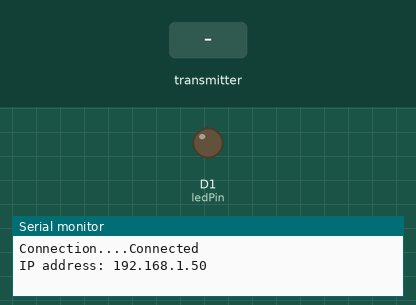
Simulated run of this program. Board: ESP8266 (Wemos D1 mini). Shown: output pins drawn as LEDs (lit = HIGH), the last lines printed to the serial monitor. The test bench sets the inputs (shaded band). WiFi joins after 1.5 s; servers stay silent unless stated; storage starts empty.

Above: at 3.2 s.
3.3 s: the transmitter starts sending buttonState = 1
At 3.6 s:
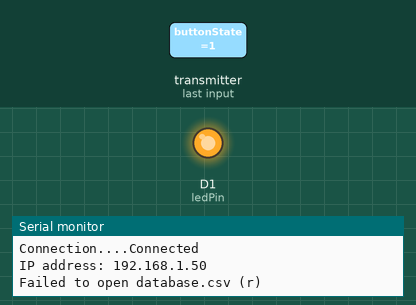
6.3 s: the transmitter starts sending buttonState = 0
At 7.1 s:
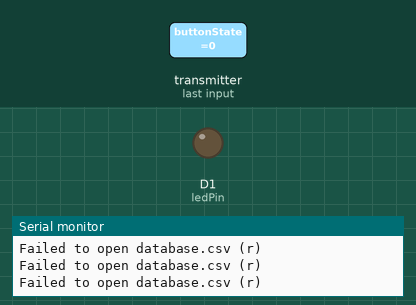
Timing chart, 0 to 9.3 s (numbered marks = the images above; inputs shaded):
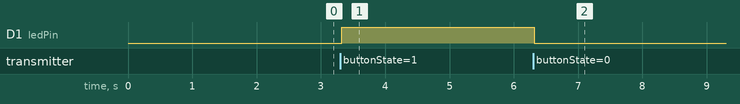

The program:

main.cpp
```cpp
#include <Arduino.h>
#include <ESP8266WebServer.h>

#include "../include/config.h"
#include "../include/initPins.h"
#include "../include/initESPNOW.h"
#include "../include/initWiFi.h"
#include "../include/LittleFSFunctions.h"

extern ESP8266WebServer server;

bool buttonState = false;
bool flagLightLed = false;
bool flagStopLed = false;

void setup() {
  Serial.begin(115200);
  initPins();
  initLittleFS();
  initESPNOW();
  initWiFi();
}

void loop() {
  server.handleClient();

  if (buttonState == true)
  {
    if (flagLightLed == true)
    {
      digitalWrite(ledPin, HIGH);
      updateDB();
      flagLightLed = false;
    }
  }
  else
  {
    if (flagStopLed == true)
    {
      digitalWrite(ledPin, LOW);
      updateDB();
      flagStopLed = false;
    }
  }
}
```

LittleFSFunctions.h
```cpp
#ifndef LITTLEFS_FUNCTIONS_H
#define LITTLEFS_FUNCTIONS_H

void initLittleFS();
void updateDB();

#endif // LITTLEFS_FUNCTIONS_H
```

html.h
```cpp
#ifndef HTML_H
#define HTML_H

extern const char* html;

#endif // HTML_H
```

initESPNOW.h
```cpp
#ifndef INIT_ESP_NOW_H
#define INIT_ESP_NOW_H

void handleReceive(uint8_t *macAddress, uint8_t *data, uint8_t len);
void initESPNOW();

#endif // INIT_ESP_NOW_H
```

initWiFi.h
```cpp
#ifndef INIT_WIFI_H
#define INIT_WIFI_H

void handleRoot();
void sendButtonState();
void handleButtonClick();
void sendDatabase();
void initWiFi();

#endif // INIT_WIFI_H
```

LittleFSFunctions.cpp
```cpp
#include <LittleFS.h>

#include "../include/LittleFSFunctions.h"

extern bool buttonState;

void initLittleFS()
{
    if (!LittleFS.begin())
    {
        Serial.println("LittleFS is not initialized");
        return;
    }
}

void updateDB()
{
    File dbRead = LittleFS.open("/database.csv", "r");
    if (!dbRead)
    {
        Serial.println("Failed to open database.csv (r)");
        return;
    }

    size_t sizeDB = dbRead.size();
    dbRead.close();

    File dbUpdate;
    if (sizeDB > 5000)
    {
        dbUpdate = LittleFS.open("/database.csv", "w");
    }
    else
    {
        dbUpdate = LittleFS.open("/database.csv", "a");
    }

    if (!dbUpdate)
    {
        Serial.println("Failed to open database.csv (w or a)");
        return;
    }

    String data = "Time: " + String(millis() / 1000) + " Led State: " + (buttonState ? "ON" : "OFF");
    dbUpdate.println(data);
    dbUpdate.close();
}
```

html.cpp
```cpp
#include "../include/html.h"

const char* html = R"rawliteral(
<!DOCTYPE html>
<html lang="en">
<head>
    <meta charset="UTF-8">
    <meta name="viewport" content="width=device-width, initial-scale=1.0">
    <title>Led</title>
    <style>
        .led {
            display: flex;
            margin: auto;
            width: 100px;
            height: 100px;
            border-style: solid;
        }

        .button {
            display: flex;
            margin: auto;
            margin-top: 10px;
            width: 200px;
            height: 50px;
            border: none;

            border-radius: 20px;
            background-color: #5d5be8;

            font-size: 20px;
            transition: linear 0.3s;
        }

        .button:active {
            transform: scale(1.1);
            background-color: #0c0c79;
        }

    </style>
</head>
<body>
    <div class="led" id="led"></div>
    <button class="button" onClick="sendCommand()">On/Off</button>
</body>
<script>
    let ledState = 0;

    function checkLedState() {
        const led = document.getElementById("led");
        let color;
        if (ledState == 0) {
            color = "#ffffff";
        } else {
            color = "#1f9c0e";
        }

        led.style.backgroundColor = color;
    }

    function sendCommand() {
        fetch("/click", {method: "POST"});
    }

    function getLedState() {
        fetch("/get_state", {method: "GET"})
            .then(response => response.text())
            .then(data => {
                ledState = data;
                console.log(ledState);
                checkLedState();
            })
            .catch(error => console.log(error))
    }

    setInterval(getLedState, 500);
</script>
</html>
)rawliteral";
```

initESPNOW.cpp
```cpp
#include <ESP8266WiFi.h>
#include <espnow.h>

#include "../include/initESPNOW.h"

extern void sendButtonState();
extern bool buttonState;
extern bool flagLightLed;
extern bool flagStopLed;

void handleReceive(uint8_t *macAddress, uint8_t *data, uint8_t len)
{
    memcpy(&buttonState, data, sizeof(buttonState));
    buttonState ? flagLightLed = true : flagStopLed = true;
    sendButtonState();
}

void initESPNOW()
{
    // Serial.print("MAC address: "); // 24:D7:EB:EF:59:E3
    // Serial.println(WiFi.macAddress());

    WiFi.mode(WIFI_STA);

    if (esp_now_init() != 0)
    {
        Serial.println("ESP_NOW don`t init");
        return;
    }

    esp_now_set_self_role(ESP_NOW_ROLE_SLAVE);
    esp_now_register_recv_cb(handleReceive);
}
```

initWiFi.cpp
```cpp
#include <ESP8266WiFi.h>
#include <ESP8266WebServer.h>
#include <LittleFS.h>

#include "../include/initWiFi.h"

#include "../include/config.h"
#include "../include/html.h"

extern bool buttonState;
extern bool flagLightLed;
extern bool flagStopLed;

ESP8266WebServer server(80);

void handleRoot()
{
    server.send(200, "text/html", html);
}

void sendButtonState()
{
    server.send(200, "text/plain", String(buttonState));
}

void handleButtonClick()
{
    buttonState = !buttonState;
    buttonState ? flagLightLed = true : flagStopLed = true;
    sendButtonState();
}

void sendDatabase()
{
    File db = LittleFS.open("/database.csv", "r");
    if (!db)
    {
        Serial.println("Failed to open database.csv (r) for sending");
        server.send(500, "textplain", "Failed to open database");
        return;
    }

    String dbContent = db.readString();
    db.close();

    server.send(200, "text/plain", dbContent);
}

void initWiFi()
{
    WiFi.begin(ssid, password);
    Serial.print("Connection...");
    while (WiFi.status() != WL_CONNECTED)
    {
        Serial.print(".");
        delay(2000);
    }
    Serial.println("Connected");
    Serial.print("IP address: ");
    Serial.println(WiFi.localIP());

    server.on("/", HTTP_GET, handleRoot);
    server.on("/click", HTTP_POST, handleButtonClick);
    server.on("/get_state", HTTP_GET, sendButtonState);
    server.on("/database", HTTP_GET, sendDatabase);

    server.begin();
}
```

config.h
```cpp
#ifndef CONFIG_H
#define CONFIG_H

extern const uint8_t ledPin;

extern const char* ssid;
extern const char* password;

#endif // CONFIG_H
```

initPins.h
```cpp
#ifndef INIT_PINS_H
#define INIT_PINS_H

void initPins();

#endif // INIT_PINS_H
```

config.cpp
```cpp
#include <Arduino.h>

#include "../include/config.h"

const uint8_t ledPin = D1;

const char* ssid = "Test";
const char* password = "123123123";
```

initPins.cpp
```cpp
#include <Arduino.h>

#include "../include/initPins.h"

#include "../include/config.h"

void initPins() {
    pinMode(ledPin, OUTPUT);
}
```

Measured:
- after the input at 3.3 s, D1 (ledPin): LOW → HIGH at once
- after the input at 6.3 s, D1 (ledPin): HIGH → LOW at once
